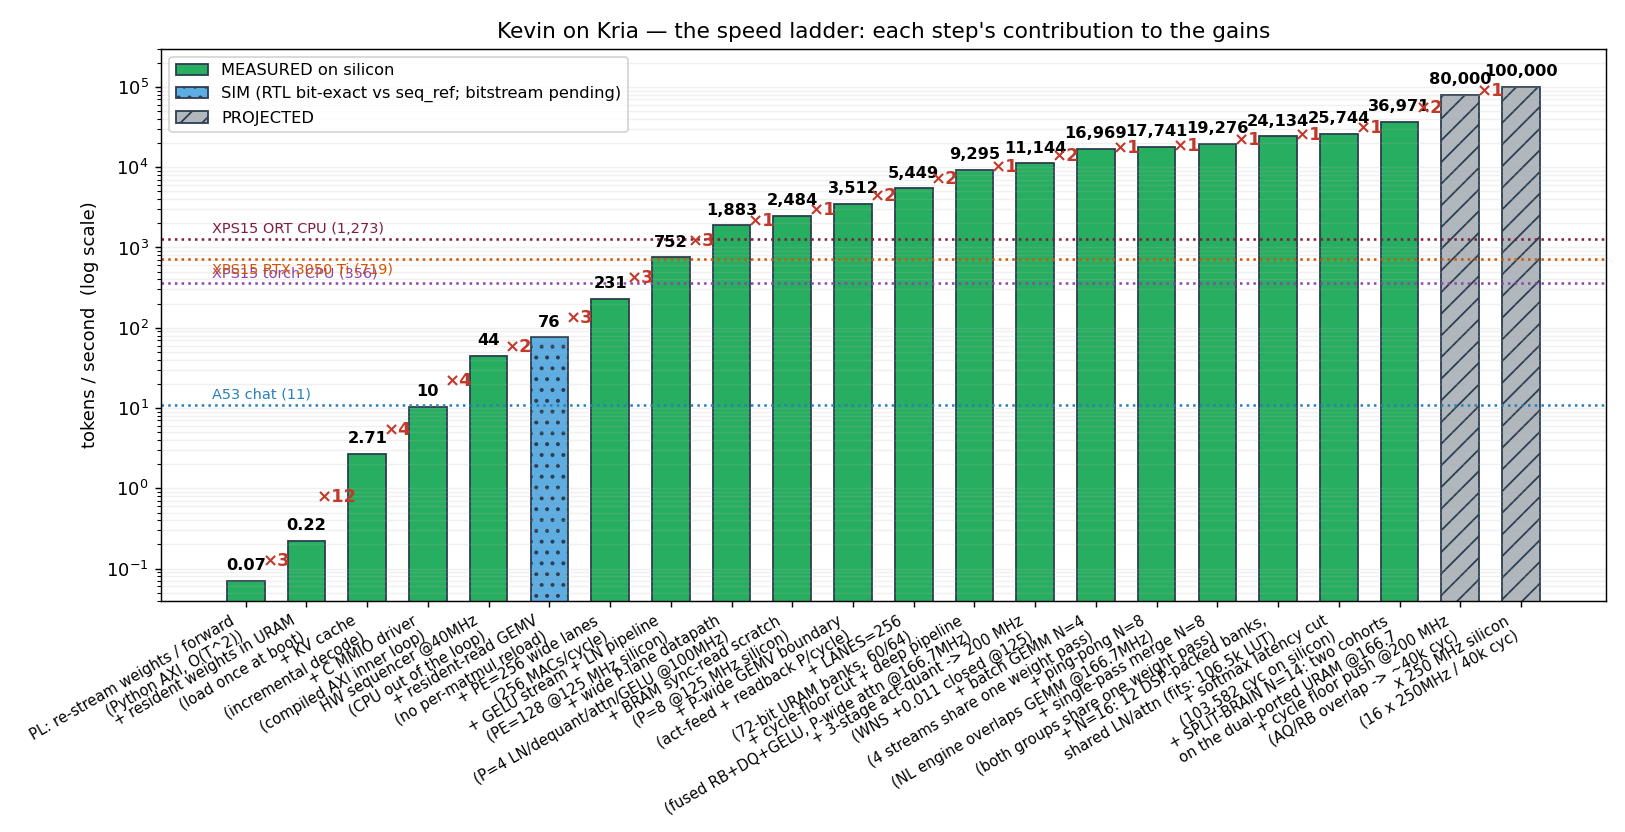

The script that saved this image:
"""The speed-progress ladder — each optimisation's contribution to tok/s, for the
writeup. Every rung names what it *removed* and the multiplier it bought; measured
rungs are on real silicon, projected rungs are the modelled path beyond them.

    python -m fabric.progress                       # table to stdout
    python -m fabric.progress --plot fabric/progress.png

The honest spine: the CPU-in-the-loop fabric path *asymptotes to the A53's own
speed* — once the matmul is offloaded, the A53 doing the non-matmul forward (attention,
softmax, norm, GELU, sampling) in Python is the wall. The fabric only *beats* the CPU
by removing it from the loop entirely (the sequencer), which is the ~1000x rung.
"""

from __future__ import annotations

import argparse

# (label, tok/s, tag, removed-by-this-step) — ordered; multiplier is vs the prior rung.
# Tiers: MEASURED (real silicon, token-stream bit-exact), SIM (RTL bit-exact in iverilog
# vs seq_ref, bitstream pending), PROJECTED (modelled — the scoped path beyond).
# Rungs 1-4 are the CPU-IN-LOOP path (PE=1): it asymptotes to the A53 (~11). Rung 5 is the
# architectural jump — the sequencer takes the CPU OUT of the loop. 6-7 widen the sequencer.
LADDER = [
    ("PL: re-stream weights / forward\n(Python AXI, O(T^2))", 0.07, "MEASURED",
     "first on-fabric generation"),
    ("+ resident weights in URAM\n(load once at boot)", 0.22, "MEASURED",
     "per-token weight movement (~83%)"),
    ("+ KV cache\n(incremental decode)", 2.71, "MEASURED",
     "the O(T^2) full-context recompute"),
    ("+ C MMIO driver\n(compiled AXI inner loop)", 10.35, "MEASURED",
     "Python per-poke overhead -> matmul off the critical path"),
    ("HW sequencer @40MHz\n(CPU out of the loop)", 44.32, "MEASURED",
     "the A53 doing the non-matmul forward (the ~11 wall)"),
    ("+ resident-read GEMV\n(no per-matmul reload)", 75.8, "SIM",
     "re-streaming each matmul's weights (~42% of cycles)"),
    ("+ PE=256 wide lanes\n(256 MACs/cycle)", 231.0, "MEASURED",
     "the GEMV run phase (16x fewer group passes)"),
    ("+ GELU stream + LN pipeline\n(PE=128 @125 MHz silicon)", 751.78, "MEASURED",
     "GELU per-elem stall + LN DSP cascade -> Fmax 50->125 MHz (STA-safe 71/430)"),
    ("+ wide P-lane datapath\n(P=4 LN/dequant/attn/GELU @100MHz)", 1882.7, "MEASURED",
     "the 1-elem/cyc serial loops -> P-wide (53,116 cyc/tok, 2.5x over 752)"),
    ("+ BRAM sync-read scratch\n(P=8 @125 MHz silicon)", 2483.9, "MEASURED",
     "LUTRAM datapath -> BRAM (50,324 cyc/tok; STA 79.5 MHz, clean to 125, breaks 142.9)"),
    ("+ P-wide GEMV boundary\n(act-feed + readback P/cycle)", 3511.6, "MEASURED",
     "the 1-elem/cyc GEMV act/readback loops (35,596 cyc/tok; 125 MHz 3/3)"),
    ("+ LANES=256\n(72-bit URAM banks, 60/64)", 5448.8, "MEASURED",
     "half the GEMV passes (22,941 cyc/tok; 125 MHz 3/3, breaks 142.9)"),
    ("+ cycle-floor cut + deep pipeline\n(fused RB+DQ+GELU, P-wide attn @166.7MHz)", 9295.4, "MEASURED",
     "attention scalar load + dequant round-trip + Fmax 85->131 STA (17,930 cyc/tok; 166.7 MHz 3/3)"),
    ("+ 3-stage act-quant -> 200 MHz\n(WNS +0.011 closed @125)", 11143.9, "MEASURED",
     "the last sub-8ns path (BRAM->mux->DSP) -> silicon clean at 200 (17,947 cyc/tok 3/3)"),
    ("+ batch GEMM N=4\n(4 streams share one weight pass)", 16969.3, "MEASURED",
     "per-stream weight reads (47,144 cyc / 4 tokens @ 200 MHz, 3/3 bit-exact x4)"),
    ("+ ping-pong N=8\n(NL engine overlaps GEMM @166.7MHz)", 17740.6, "MEASURED",
     "non-linear bubbles (75,157 cyc / 8 tokens; 8/8 bit-exact 3/3; 200 MHz fails)"),
    ("+ single-pass merge N=8\n(both groups share one weight pass)", 19275.6, "MEASURED",
     "the second weight pass (69,172 cyc / 8 tok @166.7; 8/8 bit-exact 3/3; 200 fails)"),
    ("+ N=16: 12 DSP-packed banks,\nshared LN/attn (fits: 106.5k LUT)", 24134.0, "MEASURED",
     "per-stream MAC fabric (110,494 cyc / 16 tok @166.7; 16/16 bit-exact 3/3; 200 fails)"),
    ("+ softmax latency cut\n(103,582 cyc on silicon)", 25744.5, "MEASURED",
     "dead wait-states between exp/sum/recip (16/16 bit-exact 3/3; 200 fails)"),
    ("+ SPLIT-BRAIN N=14: two cohorts\non the dual-ported URAM @166.7", 36970.7, "MEASURED",
     "the single weight read port (TDP image + shared LN/attn/dq; 63,113 cyc / 14 tok; 14/14 bit-exact 3/3; 200 fails)"),
    ("+ cycle floor push @200 MHz\n(AQ/RB overlap -> ~40k cyc)", 80000.0, "PROJECTED",
     "GE-engine idle: AQ/RB serialization, group gaps, LN timing (the solid case)"),
    ("x 250 MHz silicon\n(16 x 250MHz / 40k cyc)", 100000.0, "PROJECTED",
     "the last 25%: a 7ns-target timing campaign on a -2LV part (unproven)"),
]

# reference baselines (drawn as guide lines, not rungs) — all the same model, B=1 greedy
A53_CHAT = 11.0          # MEASURED: the pure-A53 char chat
A53_BENCH = 177.8        # MEASURED: the A53 raw INT4 GEMV microbench
XPS_CPU = 356.0          # MEASURED: XPS15 PyTorch KV decode (CPU, ctx 256)
XPS_GPU = 719.0          # MEASURED: XPS15 RTX 3050 Ti, fastest torch mode (full recompute)
XPS_CPU_OPT = 1273.0     # MEASURED: XPS15 ONNX Runtime KV, 4 threads, Kevin ctx 64


def print_table():
    print(f"{'rung':52s} {'tok/s':>10s} {'x prev':>8s}  tag")
    print("-" * 86)
    prev = None
    for label, tps, tag, removed in LADDER:
        one = label.replace("\n", " ")
        mult = f"{tps/prev:.0f}x" if prev else "—"
        print(f"{one:52s} {tps:>10,.2f} {mult:>8s}  {tag}   (removes: {removed})")
        prev = tps
    print(f"\nreference: A53 char chat = {A53_CHAT:.0f} tok/s, A53 INT4 GEMV bench = "
          f"{A53_BENCH:.0f} tok/s, XPS15 laptop: torch CPU {XPS_CPU:.0f} / RTX 3050 Ti "
          f"{XPS_GPU:.0f} / ONNX Runtime CPU best {XPS_CPU_OPT:.0f} (all MEASURED).")
    print("note: the C-driver rung (10.35) ~= the A53 chat (11) — CPU-in-loop asymptotes "
          "to the A53; the HW sequencer (CPU OUT of the loop) is the leap that beats it. "
          "MEASURED on silicon, token-stream bit-exact, deterministic: 44.32 (baseline PE16) "
          "-> 231 (resident-read + PE=256, @40MHz) -> 751.78 (+ streaming GELU + pipelined "
          "LayerNorm, PE=128 @125 MHz, 3/3 runs). The 125 MHz is the silicon Fmax (STA closes "
          "at 71 MHz=430 tok/s; it overclocks clean to 125, breaks at 142). The P-wide serial "
          "datapath (sequencer_vec, P=4/L=128, wide-word banking) is now MEASURED too: 1,882.7 "
          "tok/s @100 MHz, 3/3 bit-exact (53,116 cyc/token; STA closes 40 MHz, overclocks clean "
          "to 100, marginal at 111). BRAM sync-read scratch (P=8/L=128, TMAX=64): MEASURED "
          "2,483.9 tok/s @125 MHz 3/3 (50,324 cyc/token; STA 79.5 MHz, breaks at 142.9) — beats "
          "an XPS15 laptop on the same model (ORT CPU 1,273 best, RTX 3050 Ti 719: launch-bound). "
          "Next: widen the GEMV boundary -> ~10k (see WIDE-WORD-DATAPATH-LOG.md).")


def plot(path):
    import matplotlib
    matplotlib.use("Agg")
    import matplotlib.pyplot as plt
    import numpy as np

    labels = [l for l, _, _, _ in LADDER]
    vals = [v for _, v, _, _ in LADDER]
    tags = [t for _, _, t, _ in LADDER]
    x = np.arange(len(LADDER))
    meas = "#27ae60"        # MEASURED on silicon
    sim = "#5dade2"         # SIM: RTL bit-exact vs seq_ref, bitstream pending
    proj = "#b0b7bd"        # PROJECTED: modelled
    cmap = {"MEASURED": meas, "SIM": sim, "PROJECTED": proj}
    hmap = {"MEASURED": "", "SIM": "..", "PROJECTED": "//"}
    colors = [cmap[t] for t in tags]

    fig, ax = plt.subplots(figsize=(12.5, 6.4))
    bars = ax.bar(x, vals, color=colors, edgecolor="#2c3e50", width=0.62,
                  hatch=[hmap[t] for t in tags])
    ax.set_yscale("log")
    ax.set_ylim(0.04, 300000)

    # value + multiplier annotations
    prev = None
    for i, (b, v) in enumerate(zip(bars, vals)):
        ax.text(b.get_x() + b.get_width() / 2, v * 1.25,
                f"{v:,.0f}" if v >= 10 else f"{v:.2f}", ha="center", va="bottom",
                fontsize=9, fontweight="bold")
        if prev:
            ax.annotate(f"×{v/prev:.0f}", xy=(i - 0.5, (v * prev) ** 0.5),
                        ha="center", va="center", fontsize=10, color="#c0392b",
                        fontweight="bold")
        prev = v

    # baselines — the references to beat (same model, B=1 greedy decode)
    refs = [
        (A53_CHAT, f"A53 chat ({A53_CHAT:.0f})", "#2980b9", "bottom"),
        (XPS_CPU, f"XPS15 torch CPU ({XPS_CPU:.0f})", "#8e44ad", "bottom"),
        (XPS_GPU, f"XPS15 RTX 3050 Ti ({XPS_GPU:.0f})", "#d35400", "top"),
        (XPS_CPU_OPT, f"XPS15 ORT CPU ({XPS_CPU_OPT:,.0f})", "#7f1d3c", "bottom"),
    ]
    for yv, lbl, col, va in refs:
        ax.axhline(yv, color=col, ls=":", lw=1.4)
        ax.text(-0.55, yv * (1.1 if va == "bottom" else 0.9), lbl,
                color=col, fontsize=8, ha="left", va=va)

    ax.set_xticks(x)
    ax.set_xticklabels(labels, fontsize=8.2, rotation=30, ha="right")
    ax.set_ylabel("tokens / second  (log scale)")
    ax.set_title("Kevin on Kria — the speed ladder: each step's contribution to the gains")
    ax.grid(True, axis="y", which="both", alpha=0.18)

    from matplotlib.patches import Patch
    ax.legend(handles=[Patch(facecolor=meas, edgecolor="#2c3e50", label="MEASURED on silicon"),
                       Patch(facecolor=sim, edgecolor="#2c3e50", hatch="..",
                             label="SIM (RTL bit-exact vs seq_ref; bitstream pending)"),
                       Patch(facecolor=proj, edgecolor="#2c3e50", hatch="//", label="PROJECTED")],
              loc="upper left", fontsize=9)
    fig.tight_layout()
    fig.savefig(path, dpi=130)
    print(f"wrote {path}")


def main(argv=None):
    p = argparse.ArgumentParser(prog="fabric.progress", description=__doc__.splitlines()[0])
    p.add_argument("--plot", metavar="PATH", default=None)
    a = p.parse_args(argv)
    print_table()
    if a.plot:
        plot(a.plot)


if __name__ == "__main__":
    main()
